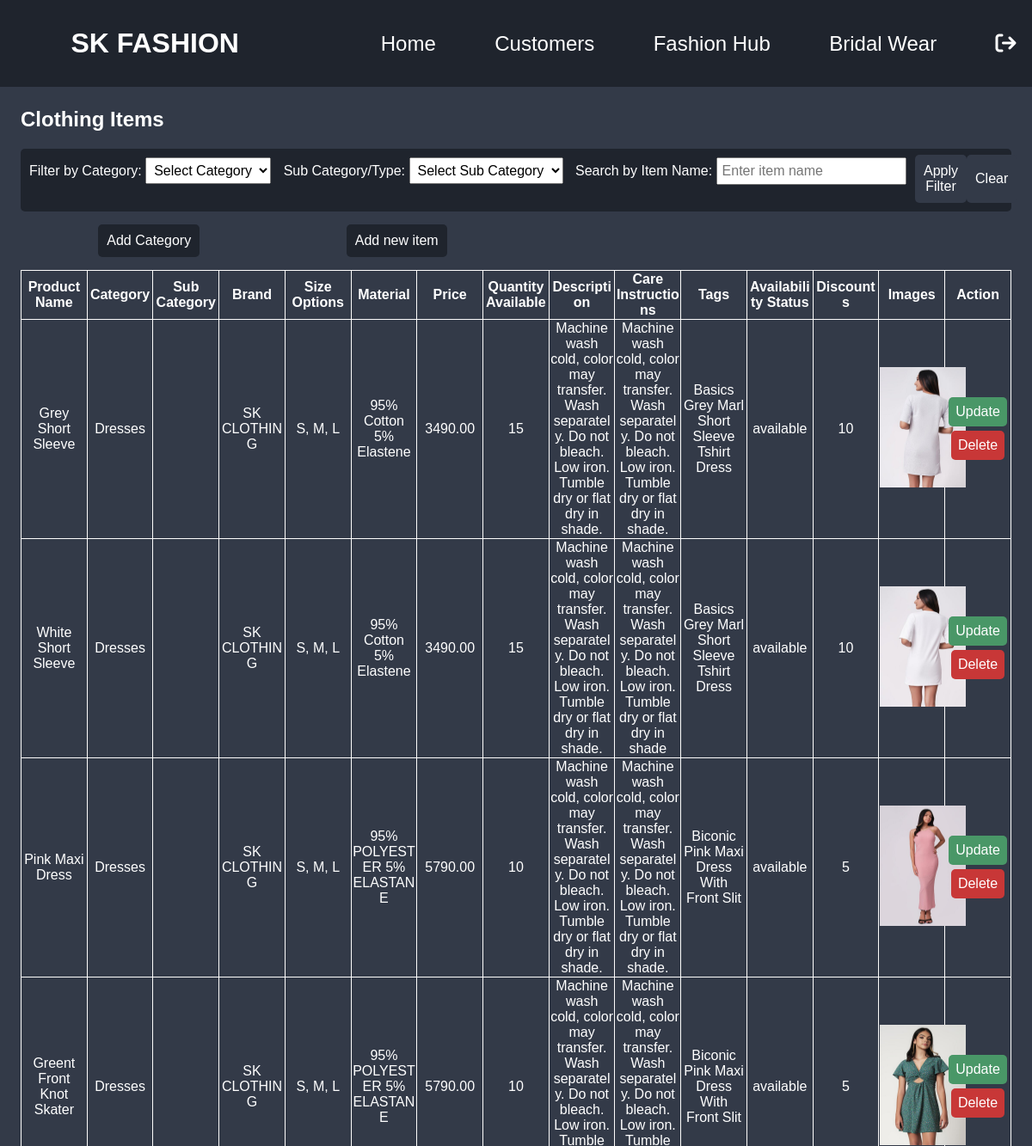
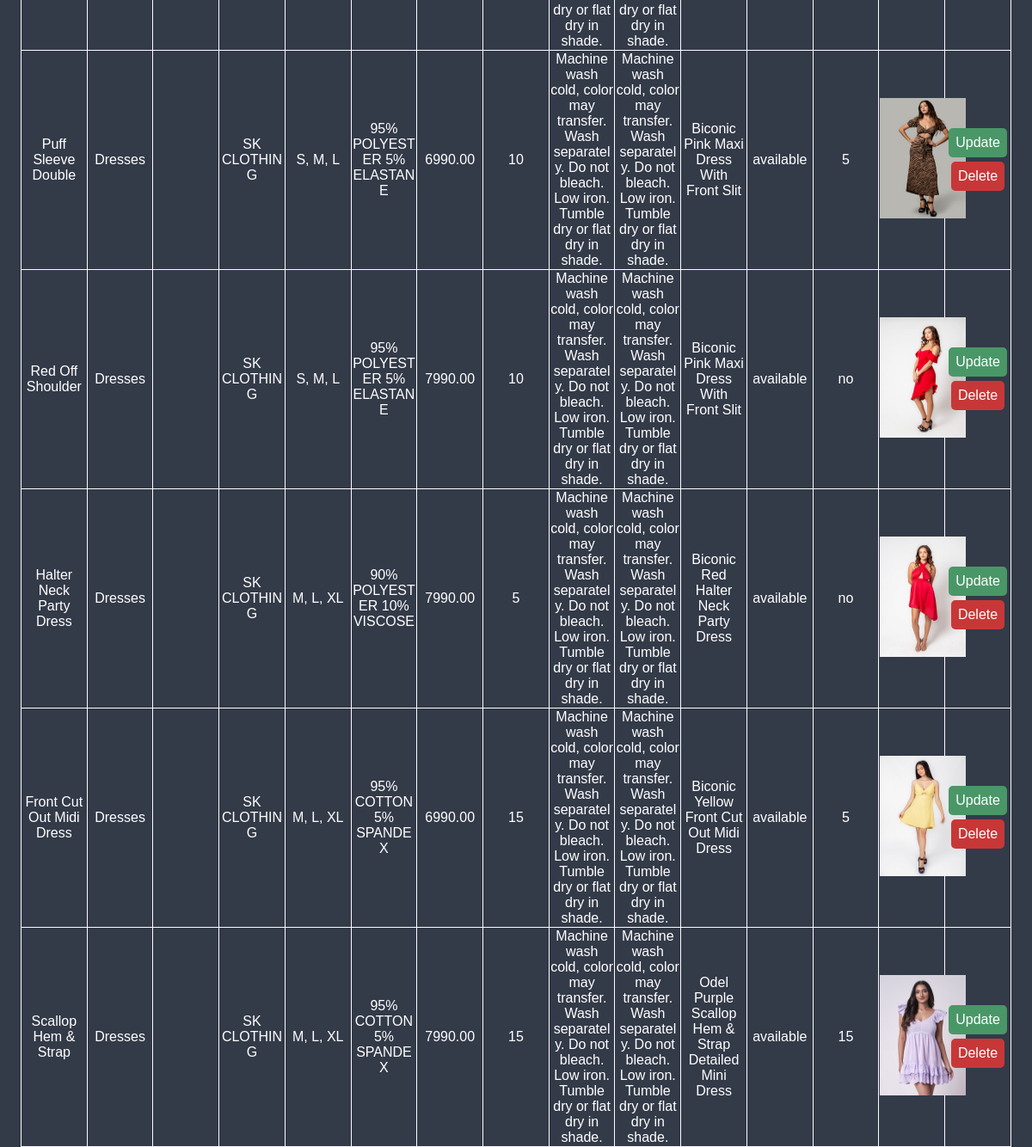
/view_item.php, run on the app's committed database (2 pictures, top to bottom).
### tables this page shows
CREATE TABLE `clothing_items` (
  `id` int(11) NOT NULL,
  `productName` varchar(255) NOT NULL,
  `category` varchar(50) NOT NULL,
  `sub_category` varchar(225) NOT NULL,
  `brand` varchar(100) DEFAULT NULL,
  `gender` varchar(20) NOT NULL,
  `sizeOptions` varchar(50) DEFAULT NULL,
  `material` varchar(100) NOT NULL,
  `price` decimal(10,2) NOT NULL,
  `quantityAvailable` int(11) NOT NULL,
  `images` text DEFAULT NULL,
  `description` text NOT NULL,
  `careInstructions` text DEFAULT NULL,
  `tags` varchar(255) DEFAULT NULL,
  `availabilityStatus` varchar(20) NOT NULL,
  `discounts` varchar(255) DEFAULT NULL,
  `created_at` timestamp NOT NULL DEFAULT current_timestamp()
);

### view_item.php (the view, shortened to what this page needs)
<!DOCTYPE html>
<html lang="en">
<head>
    <link rel="stylesheet" href="./Styles/Admin_Styles/add_item.css">
</head>
<body>
    <?php
        include("./header.php");
    ?>
<div class="main">
    <?php
    $db = new connection();
    $conn = $db->getConnection();
    $stmt = $conn->prepare("SELECT * FROM clothing_items");
    $stmt->execute();
    $result = $stmt->fetchAll(PDO::FETCH_ASSOC);
    ?>
    <h2>Clothing Items</h2>
    <form action="filtered_items.php" method="get">
        <div class="top-box">
            <label for="category">Filter by Category:</label>
            <select id="category" name="category">
                <option value="" selected disabled>Select Category</option>
            </select>
            <label class="sub-cat" for="sub_category">Sub Category/Type:</label>
            <select id="sub_category" name="sub_category">
                <option value="" selected disabled>Select Sub Category</option>
            </select>
            <label class="searchItem" for="itemName">Search by Item Name:</label>
            <input type="text" id="itemName" name="itemName" placeholder="Enter item name">
            <div class="btn-apply-clear">
                <button class="apply-clear" id="applyBtn" type="submit">Apply Filter</button>
                <button class="apply-clear" id="clearBtn" type="button" onclick="clearFilters()">Clear</button>
            </div>
        </div>
        <div class="addBtns">
            <a id="addCategory" href="./add_cat_process.php">Add Category</a>
            <a id="addItem" href="./item_add_fhub.php">Add new item</a>
        </div>
    </form>
    <table border="1">
        <tr>
            <th>Product Name</th>
            <th>Category</th>
            <th>Sub Category</th>
            <th>Brand</th>
            <th>Size Options</th>
            <th>Material</th>
            <th>Price</th>
            <th>Quantity Available</th>
            <th>Description</th>
            <th>Care Instructions</th>
            <th>Tags</th>
            <th>Availability Status</th>
            <th>Discounts</th>
            <th>Images</th>
            <th>Action</th>
        </tr>
        <?php foreach ($result as $row) : ?>
            <tr>
                <td><?= $row['productName'] ?></td>
                <td><?= $row['category'] ?></td>
                <td><?= $row['sub_category'] ?></td>
                <td><?= $row['brand'] ?></td>
                <td><?= $row['sizeOptions'] ?></td>
                <td><?= $row['material'] ?></td>
                <td><?= $row['price'] ?></td>
                <td><?= $row['quantityAvailable'] ?></td>
                <td><?= $row['description'] ?></td>
                <td><?= $row['careInstructions'] ?></td>
                <td><?= $row['tags'] ?></td>
                <td><?= $row['availabilityStatus'] ?></td>
                <td><?= $row['discounts'] ?></td>
                <td>
                        <?php
                        $images = explode(', ', $row['images']);
                        if (!empty($images)) {
                            echo '<img class="item-image" src="' . $images[0] . '" alt="Image">';
                        } else {
                            echo 'No Image';
                        }
                        ?>
                </td>
                <td>
                    <button type="button" class="updateClass" id="btnUpdate" data-bs-toggle="modal" data-bs-target="#updateFormModal" data-item-id="<?= $row['id'] ?>">Update</button>
                    <div id="deleteFormContainer">
                        <form id="deleteForm" action="./delete_item.php" method="post">
                            <button type="submit" class="deleteClass" id="btnDelete" name="delete_item">Delete</button>
                        </form>
                    </div>
                </td>
            </tr>
        <?php endforeach; ?>
    </table>
</div>
</body>
</html>

### Styles/Admin_Styles/add_item.css (style rules this page uses)
body { margin:0; padding: 0; font-family: Arial, Helvetica, sans-serif; }
.main { margin-top: 125px; width: 96%; margin-left: 2%; height: auto; }
form .top-box { padding: 10px; background-color: hsl(219, 18%, 15%); border-radius: 5px; }
form .top-box .sub-cat { margin-left: 10px; }
form .top-box .searchItem { margin-left: 10px; }
.main form #category { font-size: 1rem; padding: 5px; }
.main form #sub_category { font-size: 1rem; padding: 5px; }
.main form #itemName { font-size: 1rem; padding: 5px; }
.main form .btn-apply-clear { margin-left: 1030px; margin-top: -35px; display: flex; justify-content: space-around; }
.main form .btn-apply-clear #applyBtn { background-color: hsl(219, 17%, 24%); color: white; }
.main form .btn-apply-clear #clearBtn { background-color: hsl(219, 17%, 24%); color: white; }
.main form .apply-clear { padding: 10px; font-size: 1rem; border: none; border-radius: 5px; cursor: pointer; }
.main .addBtns { margin-top: 10px; margin-bottom: 10px; display: flex; justify-content: space-around; width: 50%; padding: 5px; }
.main .addBtns a { padding: 10px; border-radius: 5px; }
.main .addBtns #addCategory { background-color: hsl(219, 18%, 15%); color: white; text-decoration: none; }
.main .addBtns #addItem { background-color: hsl(219, 18%, 15%); color: white; text-decoration: none; }
table { border-collapse: collapse; width: 100%; table-layout: fixed; }
table, th, td { border: 1px solid rgb(253, 252, 252); word-wrap: break-word; }
th, td { text-align: center; }
table th { background-color: hsl(219, 17%, 24%); color: white; }
table .updateClass { border: none; padding: 8px; font-size: 1rem; border-radius: 5px; cursor: pointer; color: white; }
table .deleteClass { border: none; padding: 8px; font-size: 1rem; border-radius: 5px; cursor: pointer; color: white; }
table #btnUpdate { background-color: hsl(143, 35%, 44%); }
table #btnDelete { background-color: hsl(0, 57%, 50%); margin-top: 5px; }
.item-image { width: 100px !important; height: 140px !important; }

### Styles/Admin_Styles/header.css (style rules this page uses)
* { font-family: 'Poppins', sans-serif; }
body { background: hsl(219, 17%, 24%); color: white; }

### data on the page
clothing_items: productName "Grey Short Sleeve", category "Dresses", brand "SK CLOTHING", sizeOptions "S, M, L", material "95% Cotton 5% Elastene", price "3490.00", quantityAvailable "15", description "Machine wash cold, color may transfer. Wash separately. Do not bleach. Low iron. Tumble dry or flat dry in shade.", careInstructions "Machine wash cold, color may transfer. Wash separately. Do not bleach. Low iron. Tumble dry or flat dry in shade.", tags "Basics Grey Marl Short Sleeve Tshirt Dress", availabilityStatus "available", discounts "10", shows a picture
clothing_items: productName "White Short Sleeve", category "Dresses", brand "SK CLOTHING", sizeOptions "S, M, L", material "95% Cotton 5% Elastene", price "3490.00", quantityAvailable "15", description "Machine wash cold, color may transfer. Wash separately. Do not bleach. Low iron. Tumble dry or flat dry in shade.", careInstructions "Machine wash cold, color may transfer. Wash separately. Do not bleach. Low iron. Tumble dry or flat dry in shade", tags "Basics Grey Marl Short Sleeve Tshirt Dress", availabilityStatus "available", discounts "10", shows a picture
clothing_items: productName "Pink Maxi Dress", category "Dresses", brand "SK CLOTHING", sizeOptions "S, M, L", material "95% POLYESTER 5% ELASTANE", price "5790.00", quantityAvailable "10", description "Machine wash cold, color may transfer. Wash separately. Do not bleach. Low iron. Tumble dry or flat dry in shade.", careInstructions "Machine wash cold, color may transfer. Wash separately. Do not bleach. Low iron. Tumble dry or flat dry in shade.", tags "Biconic Pink Maxi Dress With Front Slit", availabilityStatus "available", discounts "5", shows a picture
clothing_items: productName "Greent Front Knot Skater", category "Dresses", brand "SK CLOTHING", sizeOptions "S, M, L", material "95% POLYESTER 5% ELASTANE", price "5790.00", quantityAvailable "10", description "Machine wash cold, color may transfer. Wash separately. Do not bleach. Low iron. Tumble dry or flat dry in shade.", careInstructions "Machine wash cold, color may transfer. Wash separately. Do not bleach. Low iron. Tumble dry or flat dry in shade.", tags "Biconic Pink Maxi Dress With Front Slit", availabilityStatus "available", discounts "5", shows a picture
clothing_items: productName "Puff Sleeve Double", category "Dresses", brand "SK CLOTHING", sizeOptions "S, M, L", material "95% POLYESTER 5% ELASTANE", price "6990.00", quantityAvailable "10", description "Machine wash cold, color may transfer. Wash separately. Do not bleach. Low iron. Tumble dry or flat dry in shade.", careInstructions "Machine wash cold, color may transfer. Wash separately. Do not bleach. Low iron. Tumble dry or flat dry in shade.", tags "Biconic Pink Maxi Dress With Front Slit", availabilityStatus "available", discounts "5", shows a picture
clothing_items: productName "Red Off Shoulder", category "Dresses", brand "SK CLOTHING", sizeOptions "S, M, L", material "95% POLYESTER 5% ELASTANE", price "7990.00", quantityAvailable "10", description "Machine wash cold, color may transfer. Wash separately. Do not bleach. Low iron. Tumble dry or flat dry in shade.", careInstructions "Machine wash cold, color may transfer. Wash separately. Do not bleach. Low iron. Tumble dry or flat dry in shade.", tags "Biconic Pink Maxi Dress With Front Slit", availabilityStatus "available", discounts "no", shows a picture
clothing_items: productName "Halter Neck Party Dress", category "Dresses", brand "SK CLOTHING", sizeOptions "M, L, XL", material "90% POLYESTER 10% VISCOSE", price "7990.00", quantityAvailable "5", description "Machine wash cold, color may transfer. Wash separately. Do not bleach. Low iron. Tumble dry or flat dry in shade.", careInstructions "Machine wash cold, color may transfer. Wash separately. Do not bleach. Low iron. Tumble dry or flat dry in shade.", tags "Biconic Red Halter Neck Party Dress", availabilityStatus "available", discounts "no", shows a picture
clothing_items: productName "Front Cut Out Midi Dress", category "Dresses", brand "SK CLOTHING", sizeOptions "M, L, XL", material "95% COTTON 5% SPANDEX", price "6990.00", quantityAvailable "15", description "Machine wash cold, color may transfer. Wash separately. Do not bleach. Low iron. Tumble dry or flat dry in shade.", careInstructions "Machine wash cold, color may transfer. Wash separately. Do not bleach. Low iron. Tumble dry or flat dry in shade.", tags "Biconic Yellow Front Cut Out Midi Dress", availabilityStatus "available", discounts "5", shows a picture
clothing_items: productName "Scallop Hem & Strap", category "Dresses", brand "SK CLOTHING", sizeOptions "M, L, XL", material "95% COTTON 5% SPANDEX", price "7990.00", quantityAvailable "15", description "Machine wash cold, color may transfer. Wash separately. Do not bleach. Low iron. Tumble dry or flat dry in shade.", careInstructions "Machine wash cold, color may transfer. Wash separately. Do not bleach. Low iron. Tumble dry or flat dry in shade.", tags "Odel Purple Scallop Hem & Strap Detailed Mini Dress", availabilityStatus "available", discounts "15", shows a picture
